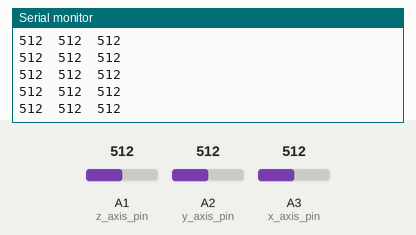
Recording of a sketch running on a simulated Arduino Uno, built with avr-gcc and run on an emulated ATmega328P. On the bench: the last lines printed to the serial monitor. Inputs (shaded band) come from the test bench; at power-on: A1 (z_axis_pin) = 512, A2 (y_axis_pin) = 512, A3 (x_axis_pin) = 512.

Above: at 8.7 s.
8.8 s: A1 (z_axis_pin) set to 109
At 8.88 s:
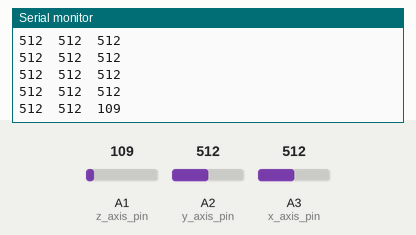
11.8 s: A1 (z_axis_pin) set to 90
At 11.8 s:
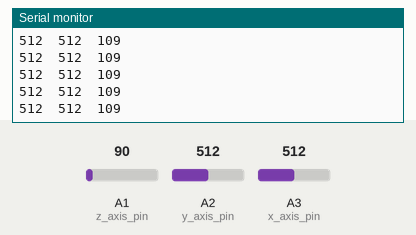
Timing chart, 0 to 14.3 s (numbered marks = the images above; inputs shaded):
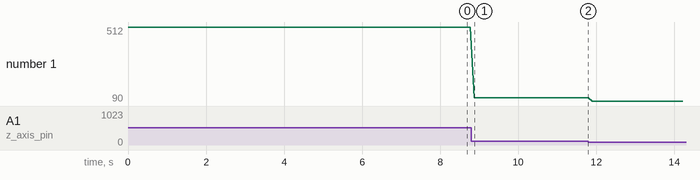

Measured:
- after the input at 8.8 s, the serial monitor: prints a new line after 0.07 s (image 1)
- plotted number 1: 512 → 109 after the input at 8.8 s, 109 → 90 after the input at 11.8 s

The sketch:

kymograph_data_acquisition.ino
```cpp
/*
Digital Kymograph Data Acquisition:
    Arduino Uno + ADXL335 accelerometer interface.

Sensor connections:
    A3: X-axis analogue output
    A2: Y-axis analogue output
    A1: Z-axis analogue output
    A4: software-controlled ground
    A5: software-controlled power

Output format:
    X
    Y
    Z

Sampling interval: 100 ms
*/

const int x_axis_pin = A3;
const int y_axis_pin = A2;
const int z_axis_pin = A1;

const int sensor_ground_pin = A4;
const int sensor_power_pin = A5;

const unsigned long sample_interval_ms = 100;

void setup() {
pinMode(sensor_ground_pin, OUTPUT);
pinMode(sensor_power_pin, OUTPUT);
digitalWrite(sensor_ground_pin, LOW);
digitalWrite(sensor_power_pin, HIGH);
Serial.begin(9600);
}
void loop() {
int x_axis_value = analogRead(x_axis_pin);
int y_axis_value = analogRead(y_axis_pin);
int z_axis_value = analogRead(z_axis_pin);
Serial.print(x_axis_value);
Serial.print("\t");
Serial.print(y_axis_value);
Serial.print("\t");
Serial.println(z_axis_value);
delay(sample_interval_ms);
}
```
